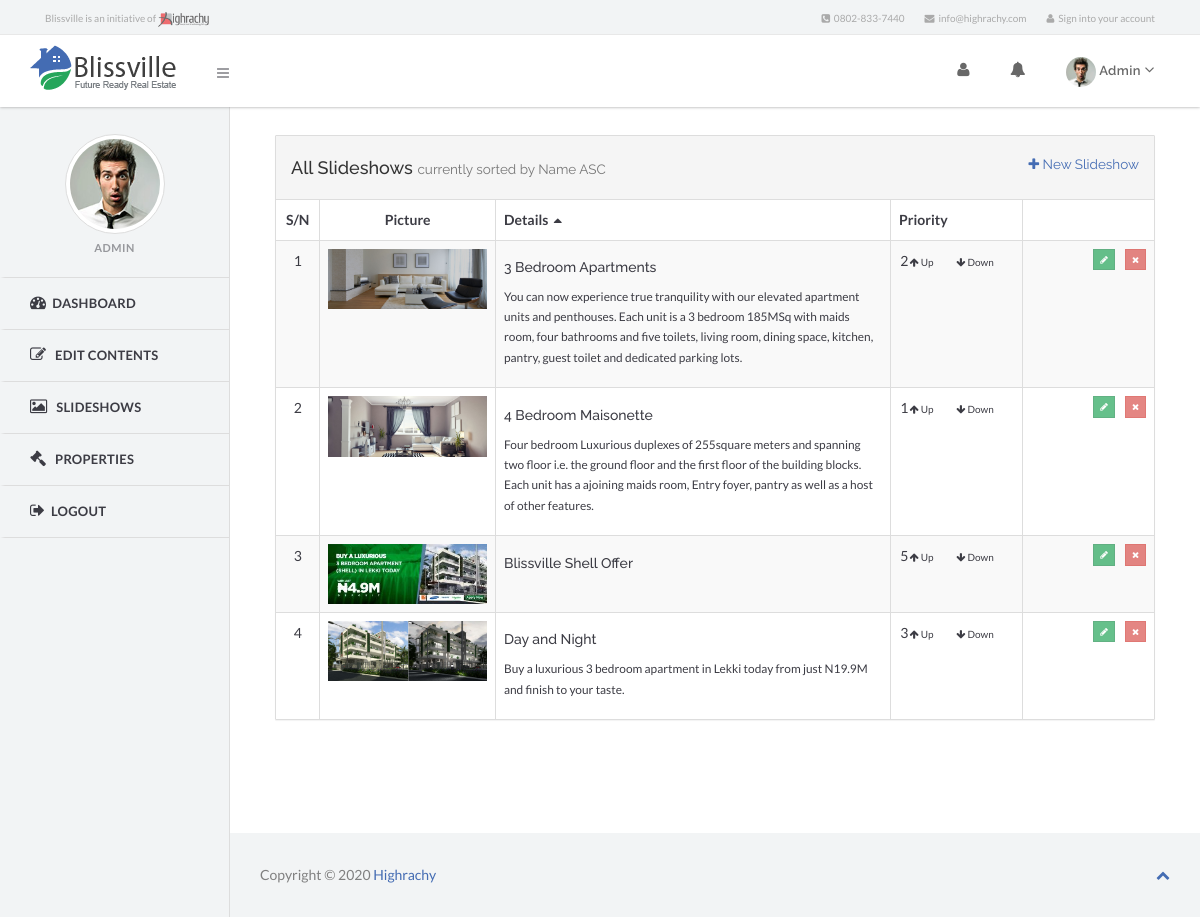
Screenshot of /admin/slideshow/index.php (signed in) with the database file from the repository.
### tables this page shows
CREATE TABLE `slideshows` (
  `id` int(11) NOT NULL,
  `name` varchar(60) NOT NULL,
  `description` varchar(500) DEFAULT NULL,
  `link_text` varchar(50) DEFAULT NULL,
  `link_page` varchar(100) DEFAULT NULL,
  `buy_text` varchar(50) DEFAULT NULL,
  `buy_page` varchar(150) DEFAULT NULL,
  `price` decimal(10,0) NOT NULL DEFAULT '0',
  `picture` varchar(60) NOT NULL,
  `show_picture` varchar(10) NOT NULL DEFAULT 'YES',
  `priority` tinyint(4) NOT NULL DEFAULT '1',
  `created_at` datetime DEFAULT NULL,
  `updated_at` timestamp NULL DEFAULT CURRENT_TIMESTAMP ON UPDATE CURRENT_TIMESTAMP
);

### inc/class/base.class.php (called while the page is built, shortened)
<?php
class Base{
	protected static $results = array();
	public static $table = "";
	public static $rows = 0;
	public static $counter = 0;
	public static function query($query, $save_total_returned_rows = true){
		global $db;
		$results = $db->fetch_all_rows($query);
		return $results;
	}
	public static function affected_rows($query=""){
		global $db;
		if (!empty($query)){
			static::$rows = $db->total_affected_rows($query);
		}
		return static::$rows;
	}
	public static function paginate($limit,$additional_query="",$join_query = ""){
		$items_per_page = $limit;
		if (empty($join_query))
			$query = "SELECT * FROM ". static::$table .$additional_query;
		else
			$query = $join_query . $additional_query;
		$total_returned_rows = static::affected_rows($query);
		$page = new Paginator($total_returned_rows,$items_per_page);
		$generated_pages = $page->generate();
		$start = $page->get_start_position();
		$new_query = $query . " LIMIT $start, $limit";
		$result = static::query($new_query,false);
		static::$counter = $start + 1;
		static::$rows = $total_returned_rows;
		static::$results = $result;
		return $generated_pages;
	}
	public static function get_counter(){
		return static::$counter;
	}
  public static function get_results(){
    return static::$results;
  }
}

### inc/class/database.class.php (called while the page is built, shortened)
<?php
class Database {
private $link_id = 0;
private $query_id = 0;
public function __construct($server, $user, $pass, $database, $pre=''){
	$this->server=$server;
	$this->user=$user;
	$this->pass=$pass;
	$this->database=$database;
	$this->link_id = @mysqli_connect($this->server, $this->user, $this->pass, $this->database);
	if (!$this->link_id) {
		trigger_error('Could not connect to MySQL: ' . mysqli_connect_error());
	} else {
		mysqli_set_charset($this->link_id, 'utf8');
	}
}
public function query($sql) {
	$this->query_id = @mysqli_query($this->link_id,$sql);
	return $this->query_id;
}
protected function fetch_array($query_id=-1) {
	if ($query_id instanceof mysqli_result) {
		$this->query_id=$query_id;
	}
	if (isset($this->query_id)) {
		$record = @mysqli_fetch_assoc($this->query_id);
	}else{
		trigger_error("Invalid Records could not be fetched.");
	}
	return $record;
}
public function fetch_all_rows($sql) {
	$query_id = $this->query($sql);
	$out = array();
	while ($row = $this->fetch_array($query_id)){
		$out[] = $row;
	}
	return $out;
}
protected function free_result($query_id=-1) {
	if ($query_id instanceof mysqli_result) {
		$this->query_id=$query_id;
	}
}
}
?>

### admin/slideshow/index.php (the view, shortened to what this page needs)
<?php
include('../../config.php');
$sort_item = URL::get(Sort::$item_url,Slideshow::$default_sort_item);
$sort_order = URL::get(Sort::$order_url,Slideshow::$default_sort_order);
$sort_text = Sort::current($sort_item,$sort_order);
$additional_query = Sort::get_order_query();
$items_per_page = 10;
$page = Slideshow::paginate($items_per_page,$additional_query);
$slideshows = Slideshow::get_results();
$count = Slideshow::get_counter();
include(SERVER_DIR.'inc/header.php');
?>
    <section class="right-panel">
      <div class="container-fluid">
            <div class="row">
                <div id="content">
                  <div class="panel panel-default">
                      <div class="panel-heading">
                        <h4>All Slideshows
                          <small> currently sorted by <?php echo $sort_text ?> </small>
                          <small class="pull-right">
                            <a href="<?php echo URL::display('admin/slideshow/new.php') ?>"><i class="fa fa-plus"></i> New Slideshow</a>
                          </small>
                        </h4>
                      </div>
                      <?php if(!empty($slideshows)) : ?>
                      <div class="table-responsive">
                        <table class="table table-bordered table-striped table-hover responsive">
                          <thead>
                            <tr>
                              <th style="width:5%;" class="text-center">
                                <?php echo Sort::generate_link('id','S/N') ?>
                              </th>
                              <th style="width:20%;" class="text-center">Picture</th>
                              <th style="width:45%;"><?php echo Sort::generate_link('name','Details') ?></th>
                              <th style="width:15%;"><?php echo Sort::generate_link('priority') ?></th>
                              <th style="width:15%;"></th>
                            </tr>
                          </thead>
                          <tbody>
                             <?php foreach($slideshows as $slideshow) : extract($slideshow) ?>
                            <tr>
                              <td class="text-center"><?php echo $count++ ?></td>
                              <td class="text-center"><img src="<?php URL::display(Slideshow::upload_url('small/'.$picture)) ?>" alt="<?php echo $name ?>" class="img-responsive"></td>
                              <td><h5 class="no-margin-bottom"><?php echo $name ?> </h5><small><?php echo $description ?></small></td>
                              <td align="center">
                                <?php echo $priority ?>
                              <span class="pull-right">
                                  <a class="small-link tip" href="<?php echo '?id='.$slideshow['id'].'&task=move-up'?>" title="Increase">
                                  <i class="fa fa-arrow-up"></i> Up</a>
                                  <a class="small-link tip" href="<?php echo '?id='.$slideshow['id'].'&task=move-down'?>" title="Decrease">
                                  <i class="fa fa-arrow-down"></i> Down</a>
                              </span>
                              </td>
                              <td class="text-right">
                              <a class="btn btn-danger btn-icon btn-hollow btn-xs tip pull-right" href="" title="Delete Slideshow"><i class="fa fa-times"></i></a>
                              <a class="btn btn-default btn-icon btn-hollow btn-xs tip pull-right" href="<?php URL::display('admin/slideshow/edit.php?slideshow='.$slideshow['id']) ?>" title="Edit Slideshow"><i class="fa fa-pencil"></i></a>
                              </td>
                            </tr>
                            <?php endforeach ?>
                          </tbody>
                        </table>
                      </div>
                      <?php else : echo '<h6>&nbsp;&nbsp;You have no slideshows in the database.</h6>'; endif ?>
                  </div>
                </div>
            </div>
      </div>
    </section>
<?php
  include(SERVER_DIR.'inc/footer.php');
?>

### rows the page displays
slideshows: shows a picture, name "3 Bedroom Apartments", description "You can now experience true tranquility with our elevated apartment units and penthouses. Each unit is a 3 bedroom 185MSq with maids room, four bathrooms and five toilets, living room, dining space, kitchen, pantry, guest toilet and dedicated parking lots.", priority "2"
slideshows: shows a picture, name "4 Bedroom Maisonette", description "Four bedroom Luxurious duplexes of 255square meters and spanning two floor i.e. the ground floor and the first floor of the building blocks. Each unit has a ajoining maids room, Entry foyer, pantry as well as a host of other features.", priority "1"
slideshows: shows a picture, name "Blissville Shell Offer", priority "5"
slideshows: shows a picture, name "Day and Night", description "Buy a luxurious 3 bedroom apartment in Lekki today from just N19.9M and finish to your taste.", priority "3"

### other values shown
$options['email'] "info@highrachy.com"
$options['phone'] "0802-833-7440"
Session::get('name') "Admin"
Session::get('name') "ADMIN"
$sort_text "Name ASC"
Sort::generate_link('id','S/N') "S/N"
Sort::generate_link('name','Details') "Details"
Sort::generate_link('priority') "Priority"
Date('Y') "2020"
